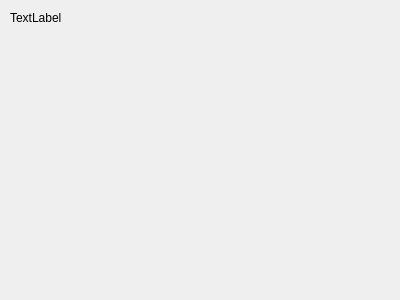
<?xml version="1.0" encoding="UTF-8"?>
<ui version="4.0">
 <class>RegistrationDialog</class>
 <widget class="QDialog" name="RegistrationDialog">
  <property name="geometry">
   <rect>
    <x>0</x>
    <y>0</y>
    <width>400</width>
    <height>300</height>
   </rect>
  </property>
  <property name="windowTitle">
   <string>Register</string>
  </property>
  <widget class="QLabel" name="label">
   <property name="geometry">
    <rect>
     <x>10</x>
     <y>10</y>
     <width>71</width>
     <height>16</height>
    </rect>
   </property>
   <property name="text">
    <string>TextLabel</string>
   </property>
  </widget>
 </widget>
 <resources/>
 <connections/>
</ui>
